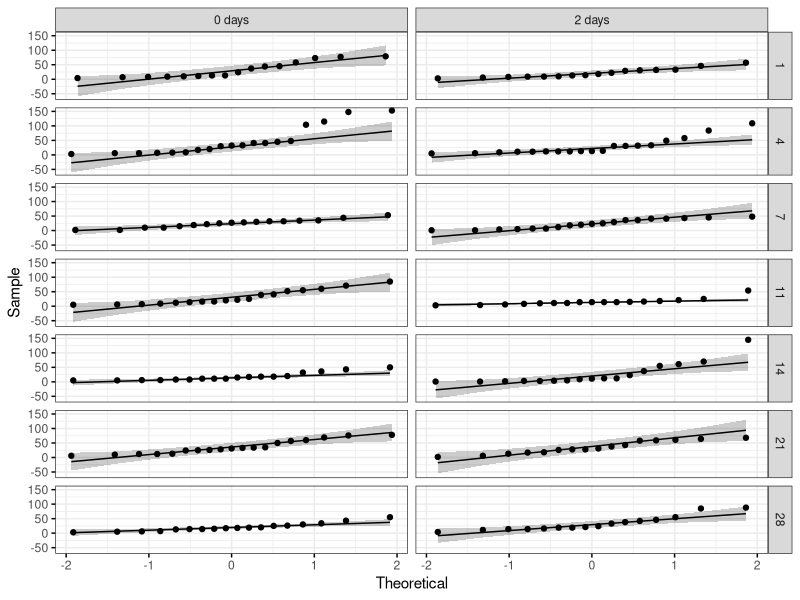
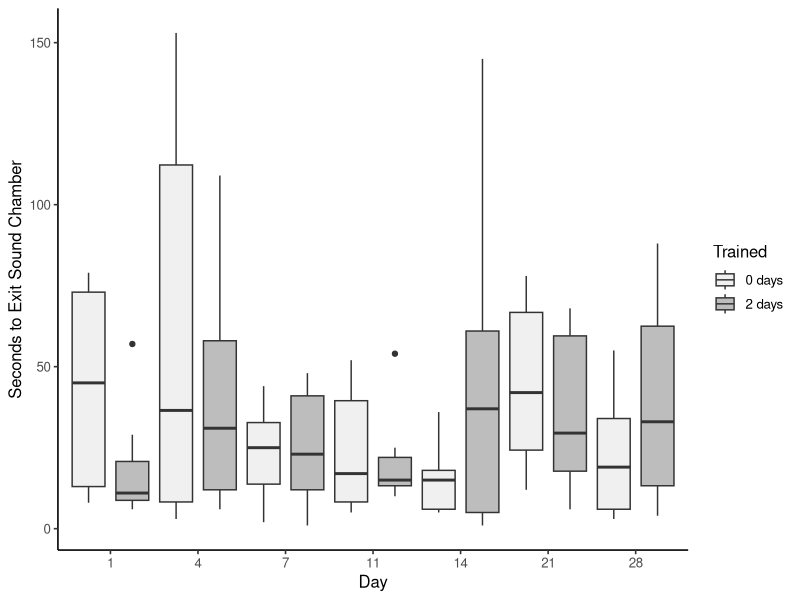
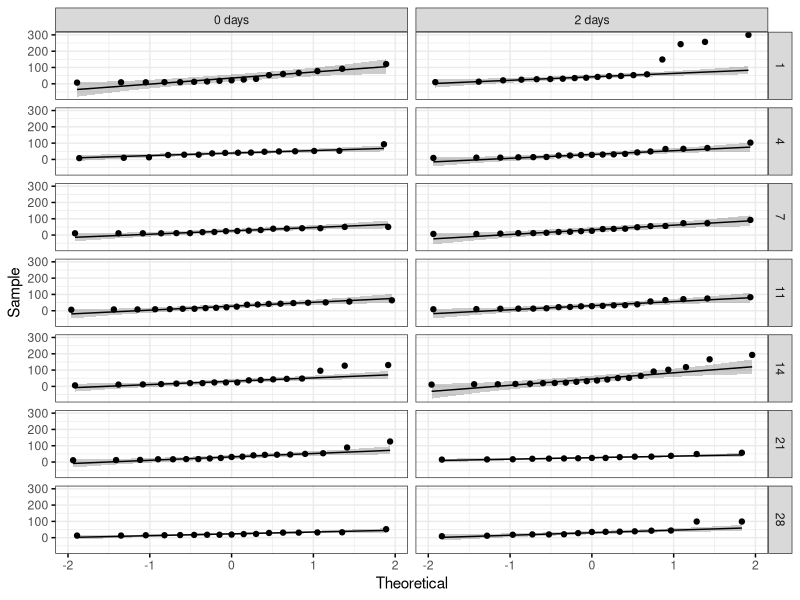
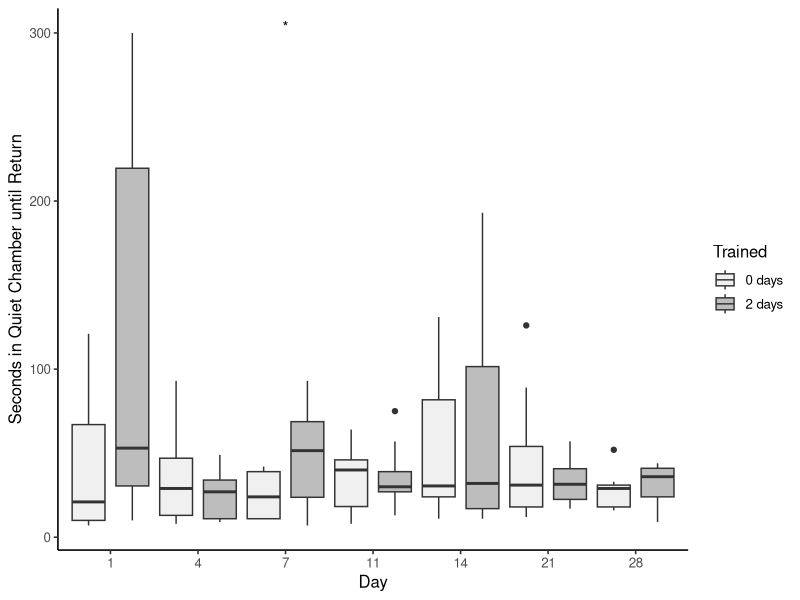

Here is the R script that generated these plots, in order:
## ---- chunk 1
knitr::opts_chunk$set(echo = TRUE, message = FALSE)

# Set Up & Data Management

# Load Required Packages
library('dplyr')
library('ggplot2')
library('ggpubr')
library('tidyverse')
library('rstatix')
library('lme4') # mixed ANOVAs

data <- read.csv("SmallTank_Phonotaxis.csv") %>% 
  filter(VID_ID >= 53) %>% # first 52 trials used pure tones, all later trials used broadband
  filter(Days_Since_Train < 29) %>% # all broadband trials went at least 29 days
  select(-c(Stopped_Sound_On_Return, Exit_N, Return_N)) %>% 
  rename(
    Sound = Frequency_Hz, # whether BB sound was on (BB) or off (acclimation)
  )


# Convert variables to factors
data$School_ID <- as.factor(data$School_ID) 
data$Speaker <- as.factor(data$Speaker)
data$Sound <- as.factor(data$Sound)
data$Trained <- as.factor(data$Trained)
data$Species <- as.factor(data$Species)
data$Day <- as.factor(data$Days_Since_Train) # Day needs to be factor for Boxplots
str(data) # confirm variable types

# Convert other variable types
data$Exit_s <- as.integer(data$Exit_s)
data$Return_s <- as.integer(data$Return_s)
data$Angle <- as.integer(data$Angle)
data$Temp <- as.numeric(data$Temp)

data$logQuiet <- log(data$Return_s)
data$logExit <- log(data$Exit_s)

str(data)
summary(data)
## ---- chunk 2
data2 <- data %>% filter(!is.na(Exit_s), !is.infinite(Exit_s))

# identify outliers 
outliers <- data2 %>% 
  group_by(Day, Trained, Sound) %>%
  identify_outliers(Exit_s) # beyond 1.5 x IQR

dataNoOut <- data2 %>% anti_join(outliers)

# normality assumption
ggqqplot(dataNoOut, "Exit_s", ggtheme = theme_bw()) +
  facet_grid(Day ~ Trained) 
# if points fall along expected line in each grid, meets assumption

# Homogeneity of variances assumption
dataNoOut %>%
  group_by(Day) %>%
  levene_test(Exit_s ~ Trained)
# if p > .05 for each day assumption is met

# Homogeneity of covariances assumption
box_m(dataNoOut[, "Exit_s", drop = FALSE], dataNoOut$Trained)
# if p is > 0.001 this assumption is met
# Note: Box's M test is very sensitive
## ---- chunk 3
# mixed ANOVA computation
mod1 <- lmer(Exit_s ~ Trained*Sound + Days_Since_Train + (1|School_ID), data = dataNoOut)
Anova(mod1)

mod2 <- lmer(Exit_s ~ Trained*Sound*Days_Since_Train + (1|School_ID), data = dataNoOut)
Anova(mod2)

anova(mod1,mod2) # if p < 0.05, reject the simpler model
mod <- mod2 # better model of the two is THE model
## ---- chunk 4
# Including only sound trials, ie excluding acclimation period
data3 <- dataNoOut %>% filter(Sound == 'BB')

SmallboxplotExit <- ggplot(data3, aes(x = Day,y = Exit_s, fill = Trained)) +
  geom_boxplot(position = position_dodge(1)) +
  stat_compare_means(aes(group = Trained), method = "t.test", 
                     label = "p.signif", hide.ns = TRUE) + 
  labs(x = "Day", y ="Seconds to Exit Sound Chamber") +
  scale_fill_brewer(palette = "Greys") +
  theme_classic2()
  # geom_dotplot(binaxis='y', stackdir='center', position=position_dodge(1)) # add dots

 # SmallboxplotExit
## ---- chunk 5
# T test for day 1
data4 <- data3 %>% filter(Day == 1)
modDay1 <- t.test(data = data4, Exit_s ~ Trained)
## ---- chunk 6
# ANOVA (including acclimation)
modSummary <- as.data.frame(Anova(mod)) %>% rename(pval = 3)

soundPval <- modSummary %>% slice(2) %>% select(pval)
soundPval <- format(round(as.numeric(soundPval), 3), nsmall = 2, big.mark = ",")

soundChisq <- modSummary %>% slice(2) %>% select(Chisq)
soundChisq <- format(round(as.numeric(soundChisq), 2), nsmall = 2, big.mark = ",")


# t test, day 1 sound only
day1Untrained <- modDay1$estimate[1]
day1Untrained <- format(round(as.numeric(day1Untrained), 1), nsmall = 1, big.mark = ",")

day1Trained <- modDay1$estimate[2]
day1Trained <- format(round(as.numeric(day1Trained), 1), nsmall = 1, big.mark = ",")

day1Method <- modDay1$method

day1Stat <- modDay1$statistic
day1Stat <- format(round(as.numeric(day1Stat), 2), nsmall = 2, big.mark = ",")

day1DF <- modDay1$parameter
day1DF <- format(round(as.numeric(day1Stat), 2), nsmall = 2, big.mark = ",")

day1Pval <- modDay1$p.value
day1Pval <- format(round(as.numeric(day1Pval), 2), nsmall = 2, big.mark = ",")
## ---- chunk 7
SmallboxplotExit
## ---- chunk 8
rm(mod)
rm(mod2)
rm(mod3)
rm(mod4)
rm(modDay1)
rm(SmallboxplotExit)
rm(outliers)
rm(dataNoOut)
rm(data4)
rm(data3)
rm(data2)
## ---- chunk 9
data2 <- data %>% filter(!is.na(Return_s), !is.infinite(Return_s))

# identify outliers (both species)
outliers <- data2 %>% 
  group_by(Days_Since_Train, Trained, Sound) %>%
  identify_outliers(Return_s)

dataNoOut <- data2 %>% anti_join(outliers) # remove outliers

# normality assumption
ggqqplot(dataNoOut, "Return_s", ggtheme = theme_bw()) +
  facet_grid(Day ~ Trained) 
# points fall along expected line in each grid, meets assumption

# Homogeneity of variances assumption
dataNoOut %>%
  group_by(Day) %>%
  levene_test(Return_s ~ Trained)
# if p > .05 for each day assumption is met

# Homogeneity of covariances assumption
box_m(dataNoOut[, "Return_s", drop = FALSE], dataNoOut$Trained)
# if p is > 0.001 this assumption is met
# Note: Box's M test is very sensitive
## ---- chunk 10
# mixed ANOVA computation
mod1 <- lmer(Return_s ~ Trained*Sound + Days_Since_Train + (1|School_ID), data = dataNoOut)

mod2 <- lmer(Return_s ~ Trained*Sound*Days_Since_Train + (1|School_ID), data = dataNoOut)

anova(mod1,mod2)# if p < 0.05, reject simpler model
mod <- mod2 # better model wins

Anova(mod)
## ---- chunk 11
# Including only sound trials, ie excluding acclimation period
data3 <- dataNoOut %>% filter(Sound == 'BB')

smallboxplotReturn <- ggplot(data3, aes(x = Day,y=Return_s, fill = Trained)) +
  geom_boxplot(position = position_dodge(1)) +
  stat_compare_means(aes(group = Trained), method = "t.test", 
                     label = "p.signif", hide.ns = TRUE) + 
  labs(x = "Day", y = "Seconds in Quiet Chamber until Return") + 
  scale_fill_brewer(palette = "Greys") +
  theme_classic2()
  # geom_dotplot(binaxis='y', stackdir='center', position=position_dodge(1)) # add dots

# smallboxplotReturn
## ---- chunk 12
# T test for day 1
data4 <- data3 %>% filter(Day == 1)
modDay1 <- t.test(data = data4, Return_s ~ Trained)
modDay1

# T test for day 7
data4 <- data3 %>% filter(Day == 7)
modDay7 <- t.test(data = data4, Return_s ~ Trained)
modDay7
## ---- chunk 13
modSummary <- as.data.frame(Anova(mod)) %>% rename(pval = 3)

# training
trainPval <- modSummary %>% slice(1) %>% select(pval)
trainPval <- format(round(as.numeric(trainPval), 3), nsmall = 2, big.mark = ",")
trainChisq <- modSummary %>% slice(1) %>% select(Chisq)
trainChisq <- format(round(as.numeric(trainChisq), 2), nsmall = 2, big.mark = ",")

# sound
soundPval <- modSummary %>% slice(2) %>% select(pval)
soundPval <- format(round(as.numeric(soundPval), 3), nsmall = 2, big.mark = ",")
soundChisq <- modSummary %>% slice(2) %>% select(Chisq)
soundChisq <- format(round(as.numeric(soundChisq), 2), nsmall = 2, big.mark = ",")

# day
dayPval <- modSummary %>% slice(3) %>% select(pval)
dayPval <- format(round(as.numeric(dayPval), 3), nsmall = 2, big.mark = ",")
dayChisq <- modSummary %>% slice(3) %>% select(Chisq)
dayChisq <- format(round(as.numeric(dayChisq), 2), nsmall = 2, big.mark = ",")

# interaction
interactPval <- modSummary %>% slice(7) %>% select(pval)
interactPval <- format(round(as.numeric(interactPval), 3), nsmall = 2, big.mark = ",")
interactChisq <- modSummary %>% slice(7) %>% select(Chisq)
interactChisq <- format(round(as.numeric(interactChisq), 2), nsmall = 2, big.mark = ",")
## ---- chunk 14
# t test, day 1 sound only
day1Untrained <- modDay1$estimate[1]
day1Untrained <- format(round(as.numeric(day1Untrained), 1), nsmall = 1, big.mark = ",")

day1Trained <- modDay1$estimate[2]
day1Trained <- format(round(as.numeric(day1Trained), 1), nsmall = 1, big.mark = ",")

day1Method <- modDay1$method

day1Stat <- modDay1$statistic
day1Stat <- format(round(as.numeric(day1Stat), 2), nsmall = 2, big.mark = ",")

day1DF <- modDay1$parameter
day1DF <- format(round(as.numeric(day1Stat), 2), nsmall = 2, big.mark = ",")

day1Pval <- modDay1$p.value
day1Pval <- format(round(as.numeric(day1Pval), 2), nsmall = 2, big.mark = ",")

# day 7
day7Untrained <- modDay7$estimate[1]
day7Untrained <- format(round(as.numeric(day7Untrained), 1), nsmall = 1, big.mark = ",")

day7Trained <- modDay7$estimate[2]
day7Trained <- format(round(as.numeric(day7Trained), 1), nsmall = 1, big.mark = ",")

day7Method <- modDay7$method

day7Stat <- modDay7$statistic
day7Stat <- format(round(as.numeric(day7Stat), 2), nsmall = 2, big.mark = ",")

day7DF <- modDay7$parameter
day7DF <- format(round(as.numeric(day7Stat), 2), nsmall = 2, big.mark = ",")

day7Pval <- modDay7$p.value
day7Pval <- format(round(as.numeric(day7Pval), 2), nsmall = 2, big.mark = ",")
## ---- chunk 15
smallboxplotReturn
## ---- chunk 16
# Trained
data4 <- data3 %>% filter(Trained == '2 days') %>% filter(Day == 1 | Day == 4)
modTrained <- t.test(data = data4, Return_s ~ Day)
modTrained

data4 <- data3 %>% filter(Trained == '0 days') %>% filter(Day == 1 | Day == 4)
moduntrained <- t.test(data = data4, Return_s ~ Day)
moduntrained
## ---- chunk 17
# Trained

day1Trained <- modTrained$estimate[1]
day4Trained <- modTrained$estimate[2]
TrainedDiff <- day1Trained - day4Trained
TrainedDiff <- format(round(as.numeric(TrainedDiff), 1), nsmall = 1, big.mark = ",")

TrainedMethod <- modTrained$method

TrainedStat <- modTrained$statistic
TrainedStat <- format(round(as.numeric(TrainedStat), 2), nsmall = 2, big.mark = ",")

TrainedDF <- modTrained$parameter
TrainedDF <- format(round(as.numeric(TrainedDF), 2), nsmall = 2, big.mark = ",")

TrainedPval <- modTrained$p.value
TrainedPval <- format(round(as.numeric(TrainedPval), 2), nsmall = 2, big.mark = ",")

# Untrained
day1untrained <- moduntrained$estimate[1]
day4untrained <- moduntrained$estimate[2]
untrainedDiff <- day1untrained - day4untrained
untrainedDiff <- format(round(as.numeric(untrainedDiff), 1), nsmall = 1, big.mark = ",")

untrainedMethod <- moduntrained$method

untrainedStat <- moduntrained$statistic
untrainedStat <- format(round(as.numeric(untrainedStat), 2), nsmall = 2, big.mark = ",")

untrainedDF <- moduntrained$parameter
untrainedDF <- format(round(as.numeric(untrainedDF), 2), nsmall = 2, big.mark = ",")

untrainedPval <- moduntrained$p.value
untrainedPval <- format(round(as.numeric(untrainedPval), 2), nsmall = 2, big.mark = ",")
